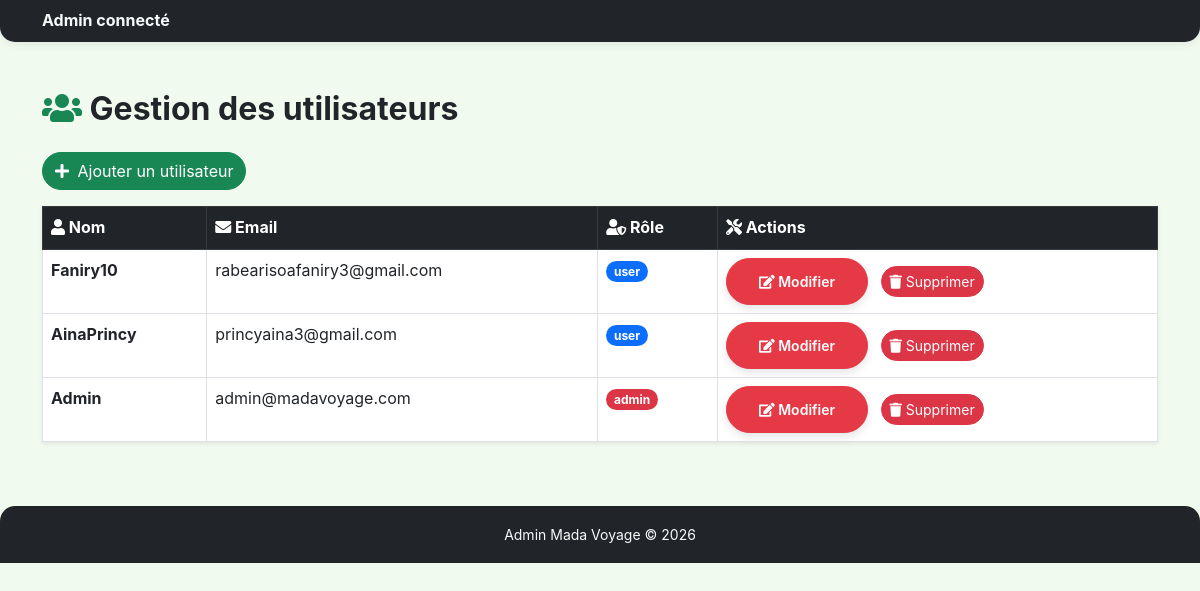
/index.php?controller=admin&action=users (signed in), run on the app's committed database.
### tables this page shows
CREATE TABLE IF NOT EXISTS `users` (
  `id` int NOT NULL AUTO_INCREMENT,
  `nom` varchar(100) DEFAULT NULL,
  `email` varchar(100) NOT NULL,
  `password` varchar(255) NOT NULL,
  `role` enum('user','admin') DEFAULT 'user',
  `created_at` timestamp NULL DEFAULT CURRENT_TIMESTAMP,
  PRIMARY KEY (`id`),
  UNIQUE KEY `email` (`email`)
);

### app/controller/AdminController.php (called while the page is built, shortened)
<?php
class AdminController {
    public function users() {
        $pdo = getPDO();
        $stmt = $pdo->query("SELECT * FROM users ORDER BY created_at DESC");
        $users = $stmt->fetchAll(PDO::FETCH_ASSOC);
        require __DIR__ . '/../../view/layout/layout.php';
    }
}

### index.php (called while the page is built, shortened)
<?php
require_once __DIR__ . '/core/route.php';

### view/admin/users.php (the view, shortened to what this page needs)
<section class="py-5 bg-light-custom">
    <div class="container">
        <h2 class="fw-bold mb-4"><i class="fas fa-users text-success"></i> Gestion des utilisateurs</h2>
        <a href="index.php?controller=admin&action=addUser" class="btn btn-success mb-3 rounded-pill">
            <i class="fas fa-plus me-1"></i> Ajouter un utilisateur
        </a>
        <table class="table table-bordered bg-white shadow-sm">
            <thead class="table-dark">
                <tr>
                    <th><i class="fas fa-user"></i> Nom</th>
                    <th><i class="fas fa-envelope"></i> Email</th>
                    <th><i class="fas fa-user-shield"></i> Rôle</th>
                    <th><i class="fas fa-tools"></i> Actions</th>
                </tr>
            </thead>
            <tbody>
                <?php if (!empty($users)): ?>
                    <?php foreach ($users as $u): ?>
                    <tr>
                        <td class="fw-bold"><?= htmlspecialchars($u['nom'] ?? 'N/A') ?></td>
                        <td><?= htmlspecialchars($u['email'] ?? 'N/A') ?></td>
                        <td>
                            <span class="badge bg-<?= $u['role'] === 'admin' ? 'danger' : 'primary' ?> rounded-pill">
                                <?= htmlspecialchars($u['role'] ?? 'user') ?>
                            </span>
                        </td>
                        <td>
                            <a href="index.php?controller=admin&action=editUser&id=<?= $u['id'] ?>" class="btn btn-info btn-sm rounded-pill me-2"><i class="fas fa-edit"></i> Modifier</a>
                            <a href="index.php?controller=admin&action=deleteUser&id=<?= $u['id'] ?>" class="btn btn-danger btn-sm rounded-pill" onclick="return confirm('Supprimer cet utilisateur ?');"><i class="fas fa-trash"></i> Supprimer</a>
                        </td>
                    </tr>
                    <?php endforeach; ?>
                <?php else: ?>
                    <tr>
                        <td colspan="4" class="text-center py-4 text-muted">Aucun utilisateur enregistré</td>
                    </tr>
                <?php endif; ?>
            </tbody>
        </table>
    </div>
</section>

### public/assets/css/style.css (style rules this page uses)
:root { --bs-primary: #0A7B79; --bs-secondary: #FFD700; --bs-info: #E63946; --bs-dark: #1D3557; --bs-light: #F1FAEE; --bs-gray-600: #6c757d; }
body { font-family: 'Inter', Arial, sans-serif; color: var(--bs-dark); background-color: var(--bs-light); line-height: 1.6; min-height: 100vh; }
html { scroll-behavior: smooth; }
.btn-info { background-color: var(--bs-info); border-color: var(--bs-info); transition: all 0.3s; font-weight: 600; padding: 0.75rem 2rem; border-radius: 50px; box-shadow: 0 4px 8px rgba(0, 0, 0, 0.1); color: #fff !important; }
.bg-light-custom { background-color: var(--bs-light) !important; }
@media (min-width: 768px) { section { padding-top: 6rem; padding-bottom: 6rem; } }
::placeholder { color: #b0b0b0; }

### public/assets/css/responsive.css (style rules this page uses)
* { box-sizing: border-box; }
html, body { width: 100%; overflow-x: hidden; }
@media (min-width: 1025px) { .container { max-width: 1140px; } }

### data on the page
users: nom "Faniry10", email "rabearisoafaniry3@gmail.com", role "user"
users: nom "AinaPrincy", email "princyaina3@gmail.com", role "user"
users: nom "Admin", email "admin@madavoyage.com", role "admin"
